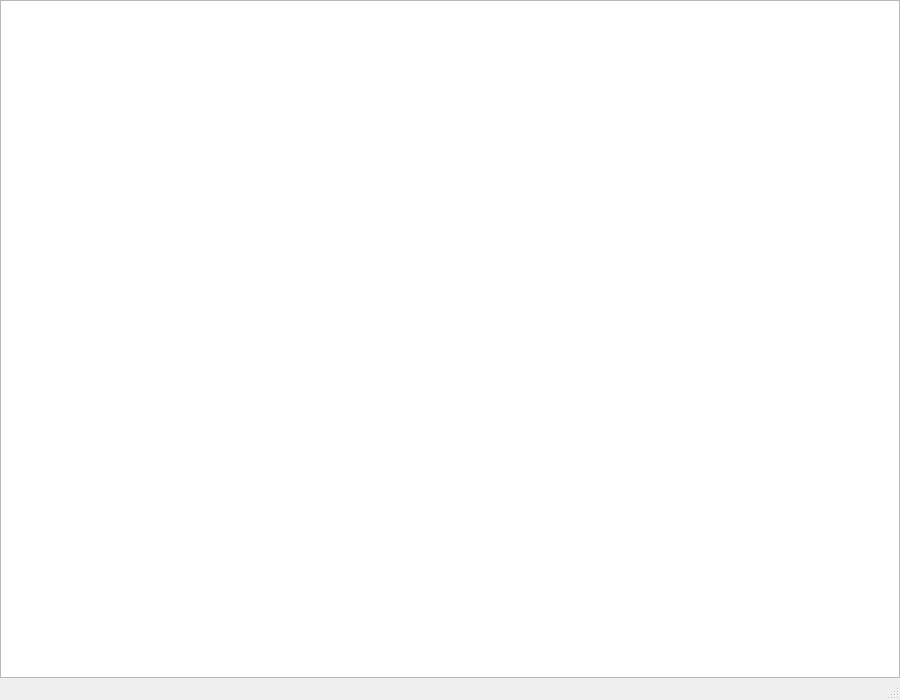
<?xml version="1.0" encoding="UTF-8"?>
<ui version="4.0">
 <class>QPropertyModelTesting</class>
 <widget class="QMainWindow" name="QPropertyModelTesting">
  <property name="geometry">
   <rect>
    <x>0</x>
    <y>0</y>
    <width>900</width>
    <height>700</height>
   </rect>
  </property>
  <property name="windowTitle">
   <string>QPropertyModel — Manual Test</string>
  </property>
  <widget class="QWidget" name="centralwidget">
   <layout class="QVBoxLayout" name="verticalLayout">
    <property name="spacing">
     <number>0</number>
    </property>
    <property name="margin">
     <number>0</number>
    </property>
    <item>
     <widget class="QTreeView" name="treeView">
      <property name="alternatingRowColors">
       <bool>true</bool>
      </property>
      <property name="editTriggers">
       <set>QAbstractItemView::AllEditTriggers</set>
      </property>
      <property name="selectionMode">
       <enum>QAbstractItemView::SingleSelection</enum>
      </property>
     </widget>
    </item>
   </layout>
  </widget>
  <widget class="QMenuBar" name="menubar">
   <property name="geometry">
    <rect>
     <x>0</x>
     <y>0</y>
     <width>900</width>
     <height>22</height>
    </rect>
   </property>
  </widget>
  <widget class="QStatusBar" name="statusbar"/>
 </widget>
 <resources/>
 <connections/>
</ui>
